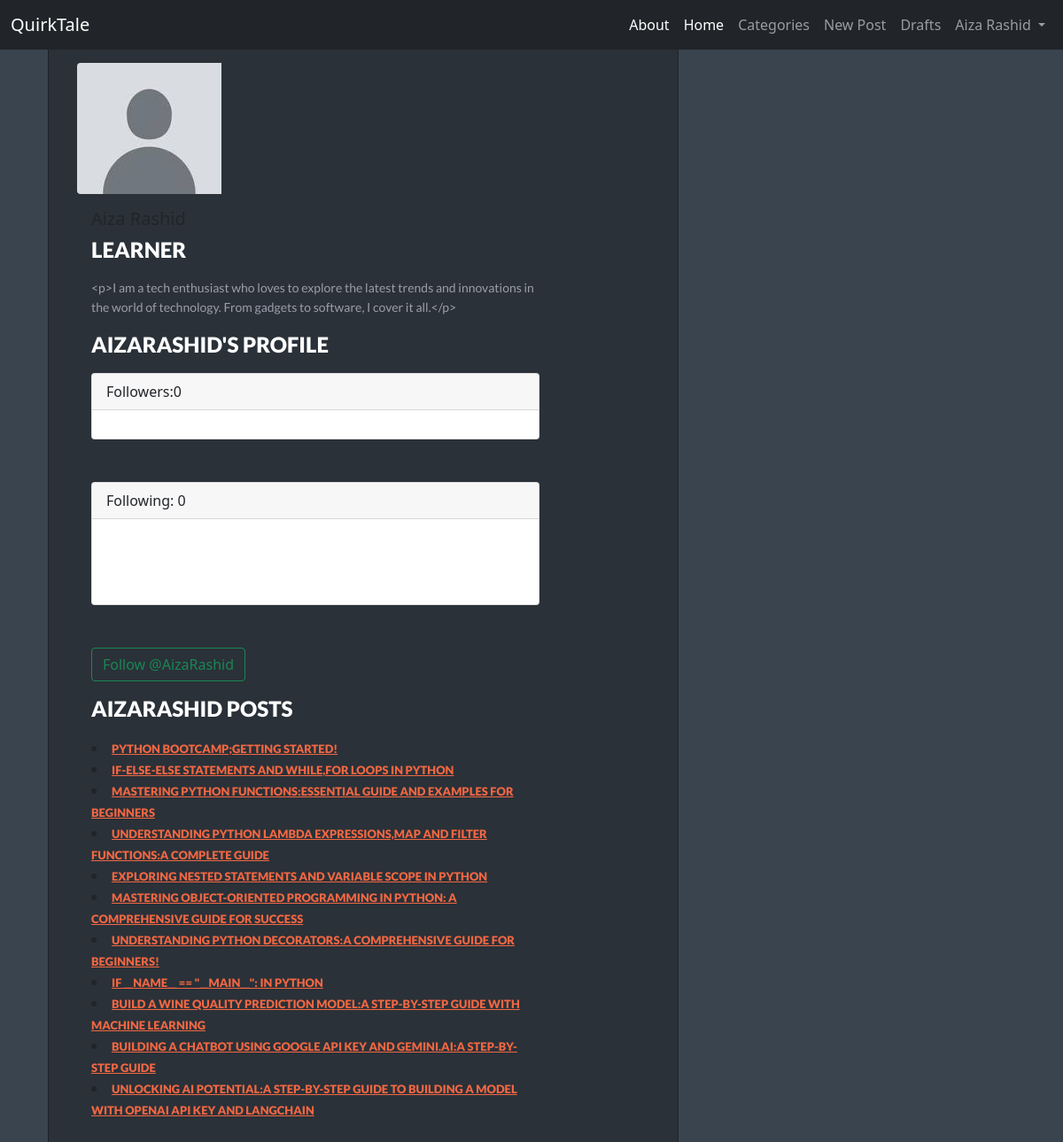
The app's page /1/profile/ (signed in), older data.
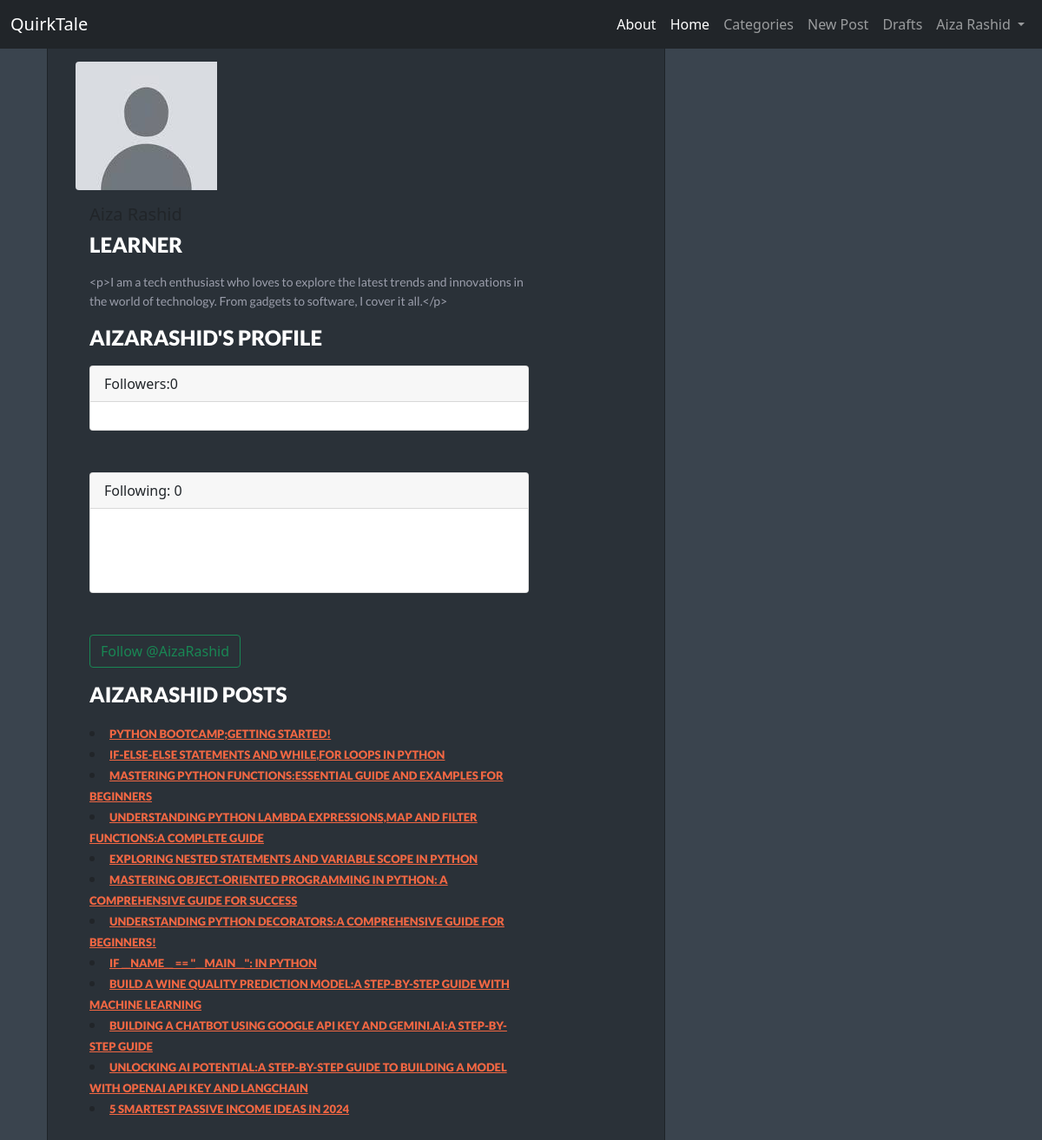
The same page, newer data.
### blog/models.py (models this page shows, shortened)
class Post(models.Model):
    author = models.ForeignKey(User,on_delete=models.CASCADE)
    title = models.CharField(max_length=200)
    title_tag = models.CharField(max_length=255,default='title tag')
    header_image = models.ImageField(null=True,blank=True,upload_to="header_images/")
    alt_text = models.CharField(max_length=255,blank=True,null=True)
    text = RichTextField(blank=True,null=True)
    created_date = models.DateTimeField(default=timezone.now)
    published_date = models.DateTimeField(blank=True, null=True)
    category = models.CharField(max_length=200,default='coding')
    snippet = models.CharField(max_length=100,default="Click on the link below to read full article...",null=True,blank=True)
    likes = models.ManyToManyField(User,related_name='blog_posts')

### members/views.py (the view, shortened to what this page needs)
# urls.py: path('<int:pk>/profile/',views.profile,name='profile'),
def profile(request, pk):
    if request.user.is_authenticated:
        profile = Profile.objects.get(user_id=pk)
        posts = Post.objects.filter(author=profile.user)
        return render(request,'authenticate/profile.html',{"profile":profile,"posts":posts})
    else:
        messages.success(request,("You must be Logged In to see this page!"))
        return redirect('post_list')

### members/templates/authenticate/profile.html (shortened to what this page needs)
{% extends 'blog/base.html' %}
{% load static %}
{% block content %}
<div class="container">
  <div class="row">
    <div class="col-md-4">
      <div class="inner">
        {% if user.profile.profile_pic %}
        <img src="{{ user.profile.profile_pic.url }}" class="img-fluid rounded-start">
         {% else %}
        <img src="{% static 'images/default_profile_pic.jpg' %}" class="img-fluid rounded-start">
        {% endif %}<div class="col-md-10">
      <div class="card-body">
        <h5 class="card-title">
        </h5>
        <h2 class="card-text">
            {{ user.profile.bio }}
        </h2>
            <p>{{ user.profile.description }}</p>
<h2>{{profile.user.username}}'s Profile</h2>
<div class="card">
  <div class="card-header">Followers:{{profile.followers.count}}
  </div>
  <div class="card-body">
</div>
  </div><br/><br/>
  <div class="card">
  <div class="card-header">Following: {{profile.following.count}}</div>
  <div class="card-body">
        <br/><br/>
        </div>
</div><br/><br/>
{% if request.user.is_authenticated %}
<form method=POST>
        {% if profile in user.profile.followers.all %}
        <button class="btn btn-outline-danger" name="follow" value="unfollow" type="submit">Unfollow @{{profile.user.username }}</button>
        {% else %}
        <button class="btn btn-outline-success" name="follow" value="follow" type="submit">Follow @{{profile.user.username }}</button>
        {% endif %}
      </form>
      {% else %}
        <p>Login To Follow!</p>
        {% endif %}
        <h2>{{profile.user.username}} Posts</h2>
        {% for post in posts %}
          <li><a class="category" href="{%url 'post_detail' post.pk %}">{{post.title}}</a></li>
        {% endfor %}
      </div>
   </div>
</div>
</div>
{% endblock %}

Row changes from the older to the newer data that the page shows:
added Post: title "5 SMARTEST PASSIVE INCOME IDEAS IN 2024"
